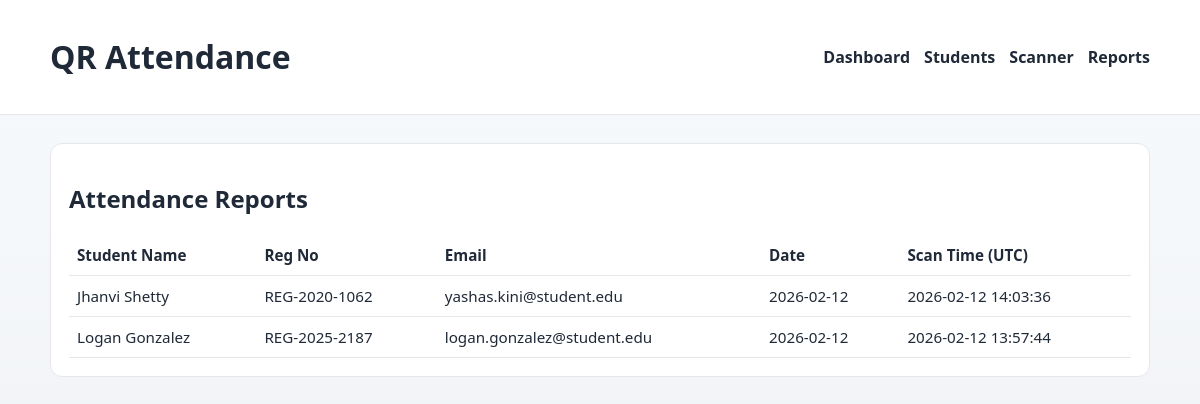
Page /reports on the committed database.
### app/models.py (models this page shows)
class Attendance(Base):
    __tablename__ = "attendance"
    __table_args__ = (
        UniqueConstraint("student_id", "date", name="uq_attendance_student_date"),
    )
    id = Column(Integer, primary_key=True, index=True)
    student_id = Column(Integer, ForeignKey("students.id", ondelete="CASCADE"), nullable=False, index=True)
    scan_time = Column(DateTime, default=datetime.utcnow, nullable=False, index=True)
    date = Column(Date, default=date.today, nullable=False, index=True)
    student = relationship("Student", back_populates="attendance_records")

class Student(Base):
    __tablename__ = "students"
    id = Column(Integer, primary_key=True, index=True)
    name = Column(String(150), nullable=False)
    reg_no = Column(String(50), unique=True, nullable=False, index=True)
    email = Column(String(255), unique=True, nullable=False, index=True)
    qr_code_path = Column(String(255), nullable=False)
    created_at = Column(DateTime, default=datetime.utcnow, nullable=False)
    attendance_records = relationship("Attendance", back_populates="student", cascade="all, delete-orphan")

### app/main.py (the view)
@app.get("/reports", response_class=HTMLResponse)
def reports_page(request: Request, db: Session = Depends(get_db)):
    rows = (
        db.query(Attendance, Student)
        .join(Student, Attendance.student_id == Student.id)
        .order_by(Attendance.scan_time.desc())
        .all()
    )
    return templates.TemplateResponse("reports.html", {"request": request, "rows": rows})

### templates/reports.html (shortened to what this page needs)
{% extends "base.html" %}
{% block content %}
<section class="card">
    <h2>Attendance Reports</h2>
    <div class="table-wrap">
        <table>
            <thead>
                <tr>
                    <th>Student Name</th>
                    <th>Reg No</th>
                    <th>Email</th>
                    <th>Date</th>
                    <th>Scan Time (UTC)</th>
                </tr>
            </thead>
            <tbody>
                {% for attendance, student in rows %}
                <tr>
                    <td>{{ student.name }}</td>
                    <td>{{ student.reg_no }}</td>
                    <td>{{ student.email }}</td>
                    <td>{{ attendance.date.strftime("%Y-%m-%d") }}</td>
                    <td>{{ attendance.scan_time.strftime("%Y-%m-%d %H:%M:%S") }}</td>
                </tr>
                {% endfor %}
            </tbody>
        </table>
    </div>
</section>
{% endblock %}

### templates/base.html (shortened to what this page needs)
<!DOCTYPE html>
<html lang="en">
<head>
    <link rel="stylesheet" href="/static/style.css" />
</head>
<body>
    <header class="site-header">
        <div class="container nav-wrap">
            <h1>QR Attendance</h1>
            <nav>
                <a href="/">Dashboard</a>
                <a href="/students">Students</a>
                <a href="/scanner">Scanner</a>
                <a href="/reports">Reports</a>
            </nav>
        </div>
    </header>
    <main class="container">
        {% block content %}{% endblock %}
    </main>
</body>
</html>

### static/style.css (style rules this page uses)
:root { --bg: #f2f4f8; --surface: #ffffff; --text: #1f2937; --muted: #6b7280; --primary: #0f766e; --primary-strong: #115e59; --danger: #b91c1c; --border: #e5e7eb; }
* { box-sizing: border-box; }
body { margin: 0; font-family: "Segoe UI", Tahoma, Geneva, Verdana, sans-serif; background: linear-gradient(180deg, #f7fafc 0%, var(--bg) 100%); color: var(--text); }
.container { width: min(1100px, 92%); margin: 0 auto; }
.site-header { background: var(--surface); border-bottom: 1px solid var(--border); position: sticky; top: 0; z-index: 10; }
.nav-wrap { display: flex; align-items: center; justify-content: space-between; gap: 20px; padding: 14px 0; }
nav { display: flex; gap: 14px; flex-wrap: wrap; }
nav a { text-decoration: none; color: var(--text); font-weight: 600; }
main { padding: 28px 0 40px; }
.card { background: var(--surface); border: 1px solid var(--border); border-radius: 12px; padding: 18px; margin-bottom: 18px; }
.table-wrap { overflow-x: auto; }
table { border-collapse: collapse; width: 100%; }
th, td { text-align: left; border-bottom: 1px solid var(--border); padding: 10px 8px; font-size: 0.95rem; }

### rows in the picture
Attendance: name "Jhanvi Shetty", reg_no "REG-2020-1062", email "yashas.kini@student.edu", date "2026-02-12", scan_time "2026-02-12 14:03:36"
Attendance: name "Logan Gonzalez", reg_no "REG-2025-2187", email "logan.gonzalez@student.edu", date "2026-02-12", scan_time "2026-02-12 13:57:44"
